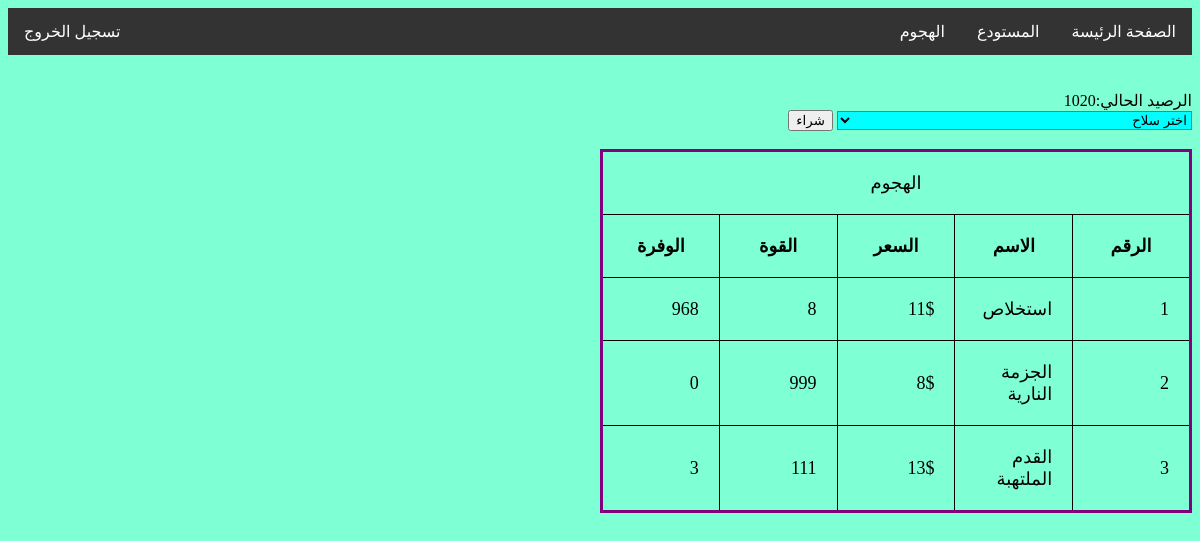
The page /member/store.php?p=w1 (signed in) on the database its author committed.
### tables this page shows
CREATE TABLE `store` (
  `id` int(11) NOT NULL,
  `product` varchar(30) NOT NULL,
  `price` int(5) NOT NULL,
  `power` int(5) NOT NULL,
  `usingTimes` int(3) NOT NULL,
  `qty` int(5) NOT NULL,
  `kind` varchar(20) NOT NULL
);

### member/store.php (the view, shortened to what this page needs)
<?php
require_once "header.php";
echo "الرصيد الحالي:" . $_SESSION['money'] . "</br>";
?>
<form action="" method="POST">
    <select name="ops">
        <option value="" disabled selected>اختر سلاح</option>
    </select>
    <input type="submit" name="submit" value="شراء">
    <br>
    <br>
</form>
    <?php
if ($_GET['p'] == 'w1' || $_GET['p'] == 'w2' || $_GET['p'] == 'w3') {
    $i = 1;
    $stores = $conn->query("SELECT * FROM store WHERE kind = 'هجوم'");
    echo "<table style=>";
    echo '<tr><td style="text-align:center" colspan= "5">الهجوم</td></tr>';
    echo '<tr> <th>الرقم</th> <th>الاسم</th> <th>السعر</th> <th>القوة</th> <th>الوفرة</th></tr>';
    while($store = mysqli_fetch_array($stores)){
        echo "<tr>";
        echo "<td>". $i . "</td>";
        echo "<td>". $store['product']. "</td>";
        echo "<td>". $store['price']. "$</td>";
        echo "<td>". $store['power']. "</td>";
        echo "<td>". $store['qty']. "</td>";
        echo "</tr>";
        $i++;
    }
    echo "</table></br>";
}
require_once ("footer.php");
    ?>

### member/style.css (style rules this page uses)
table, th, td { border: 1px solid black; border-collapse: collapse; }
table { display: inline-flexbox; table-layout: fixed; width: 50%; border-collapse: collapse; border: 3px solid purple; font-size: large; }
th, td { padding: 20px; }
body { background-color: aquamarine; }
select { background-color: aqua; width: 30%; }

### rows shown on the page
store: product "استخلاص", price "11", power "8", qty "968"
store: product "الجزمة النارية", price "8", power "999", qty "0"
store: product "القدم الملتهبة", price "13", power "111", qty "3"

### other values the page prints
$_SESSION['money'] "1020"
